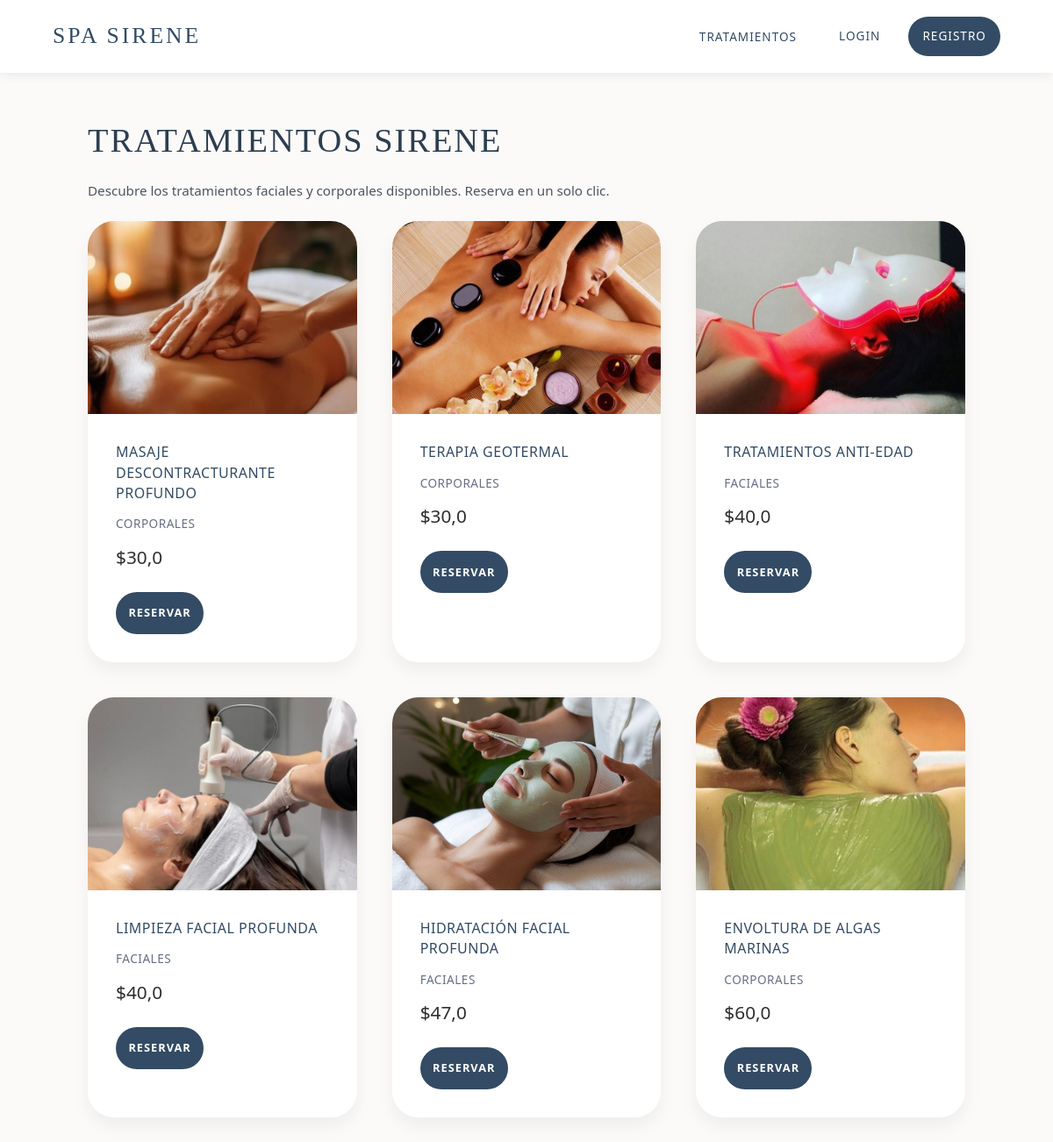
The app's page /spa/home/ with its own data.
### coffee/models.py (models this page shows, shortened)
class Servicio(models.Model):
    CATEGORY_CHOICES = [
        ('FACIAL', 'Faciales'),
        ('CORPORAL', 'Corporales'),
    ]
    name = models.CharField(max_length=255)
    price = models.FloatField()
    quantify = models.IntegerField()  # Representa la duración en minutos
    image = models.CharField(max_length=2083)
    categoria = models.CharField(max_length=20, choices=CATEGORY_CHOICES, default='FACIAL')
    description = models.TextField(null=True, blank=True)
    specialist = models.CharField(max_length=255, null=True, blank=True)
    specialists = models.ManyToManyField('Specialist', blank=True, related_name='services')

### coffee/views.py (the view)
# urls.py: path('home/', views.home, name='home'),
def home(request):
    categoria = request.GET.get('categoria')
    lista_servicios = Servicio.objects.all()
    if categoria in ['FACIAL', 'CORPORAL']:
        lista_servicios = lista_servicios.filter(categoria=categoria)
    return render(request, 'home.html', {
        'lista_servicios': lista_servicios,
        'categoria': categoria,
    })

### coffee/context_processors.py (called while the page is built)
def role_flags(request):
    user = getattr(request, 'user', None)
    is_receptionist = False
    is_admin_superior = False
    try:
        if user and user.is_authenticated:
            if user.is_superuser or user.is_staff:
                is_receptionist = user.is_superuser or ('receptionist' in [g.lower() for g in user.groups.values_list('name', flat=True)])
                is_admin_superior = True
            else:
                groups = [g.lower() for g in user.groups.values_list('name', flat=True)]
                is_receptionist = 'receptionist' in groups or 'recepcionista' in groups
                is_admin_superior = 'adminsuperior' in groups or 'admin_superior' in groups
    except Exception:
        pass
    return {'is_receptionist': is_receptionist, 'is_admin_superior': is_admin_superior}

### coffee/templates/home.html (shortened to what this page needs)
{% extends 'base.html' %}
{% load static %}
{% block content %}
<div class="page-title">Tratamientos Sirene</div>
<div class="page-subtitle">Descubre los tratamientos faciales y corporales disponibles. Reserva en un solo clic.</div>
<section class="grid-servicios">
    {% for c in lista_servicios %}
    <div class="card-sirene">
        <div class="img-wrapper">
            <img src="{% static c.image %}" alt="{{ c.name }}">
        </div>
        <div class="card-info">
            <h3><a href="{% url 'detalle' c.id %}" style="color: inherit; text-decoration:none;">{{ c.name }}</a></h3>
            <div style="margin-bottom: 0.75rem; color: #667085; font-size: 0.85rem; letter-spacing: 0.5px; text-transform: uppercase;">{{ c.get_categoria_display }}</div>
            <div class="card-price">${{ c.price }}</div>
            <div style="display: flex; gap: 0.75rem; flex-wrap: wrap;">
                {% if user.is_authenticated and not user.is_staff and not is_receptionist %}
                    <a href="{% url 'detalle' c.id %}" class="btn-comprar">Reservar</a>
                {% elif not user.is_authenticated %}
                    <a href="{% url 'login' %}?next={% url 'detalle' c.id %}" class="btn-comprar">Reservar</a>
                {% endif %}
            </div>
        </div>
    </div>
    {% endfor %}
</section>
{% endblock %}

### static/css/styles.css (style rules this page uses)
* { margin: 0; padding: 0; box-sizing: border-box; font-family: 'Segoe UI', sans-serif; }
body { min-height: 100vh; overflow-x: hidden; background-color: #fff; }

### coffee/templates/base.html (style rules this page uses)
:root { --rain-boots: #334B64; --blanco: #ffffff; --text-soft: #4b5563; }
* { box-sizing: border-box; margin: 0; padding: 0; }
html, body { margin: 0; padding: 0; width: 100%; min-height: 100vh; background-color: #fcfaf8; font-family: 'Poppins', sans-serif; }
body:not(:has(.full-hero)) { padding-top: 100px; }

### coffee/templates/home.html (style rules this page uses)
.page-title { max-width: 1120px; margin: 0 auto; padding: 2rem 60px 1rem; color: #2C3E50; font-family: 'Playfair Display', serif; font-size: 2.4rem; letter-spacing: 2px; text-transform: uppercase; }
.page-subtitle { max-width: 1120px; margin: 0 auto; padding: 0 60px 1.5rem; color: var(--text-soft); font-size: 0.95rem; }
.grid-servicios { display: grid; grid-template-columns: repeat(auto-fit, minmax(300px, 1fr)); gap: 2.5rem; padding: 0 60px 3rem; max-width: 1120px; margin: 0 auto; }
.card-sirene { background: var(--blanco); border-radius: 30px; overflow: hidden; box-shadow: 0 10px 20px rgba(0,0,0,0.05); transition: transform 0.3s ease; width: 100%; }
.img-wrapper { height: 220px; }
.img-wrapper img { width: 100%; height: 100%; object-fit: cover; }
.card-info { padding: 2rem; text-align: left; }
.card-info h3 { font-family: 'Poppins', sans-serif; font-size: 1rem; color: var(--rain-boots); margin-bottom: 0.8rem; text-transform: uppercase; letter-spacing: 0.5px; line-height: 1.4; }
.card-price { font-size: 1.3rem; color: #2d2d2d; font-weight: 500; margin-bottom: 1.5rem; }
.btn-comprar { display: block; background: var(--rain-boots); color: white; text-decoration: none; padding: 0.9rem; text-align: center; font-size: 0.8rem; font-weight: 600; letter-spacing: 1px; text-transform: uppercase; border-radius: 50px; transition: background 0.3s ease; }

### records on screen
Servicio: image (picture), name "MASAJE DESCONTRACTURANTE PROFUNDO", categoria "CORPORALES", price "30,0"
Servicio: image (picture), name "TERAPIA GEOTERMAL", categoria "CORPORALES", price "30,0"
Servicio: image (picture), name "TRATAMIENTOS ANTI-EDAD", categoria "FACIALES", price "40,0"
Servicio: image (picture), name "LIMPIEZA FACIAL PROFUNDA", categoria "FACIALES", price "40,0"
Servicio: image (picture), name "HIDRATACIÓN FACIAL PROFUNDA", categoria "FACIALES", price "47,0"
Servicio: image (picture), name "ENVOLTURA DE ALGAS MARINAS", categoria "CORPORALES", price "60,0"
